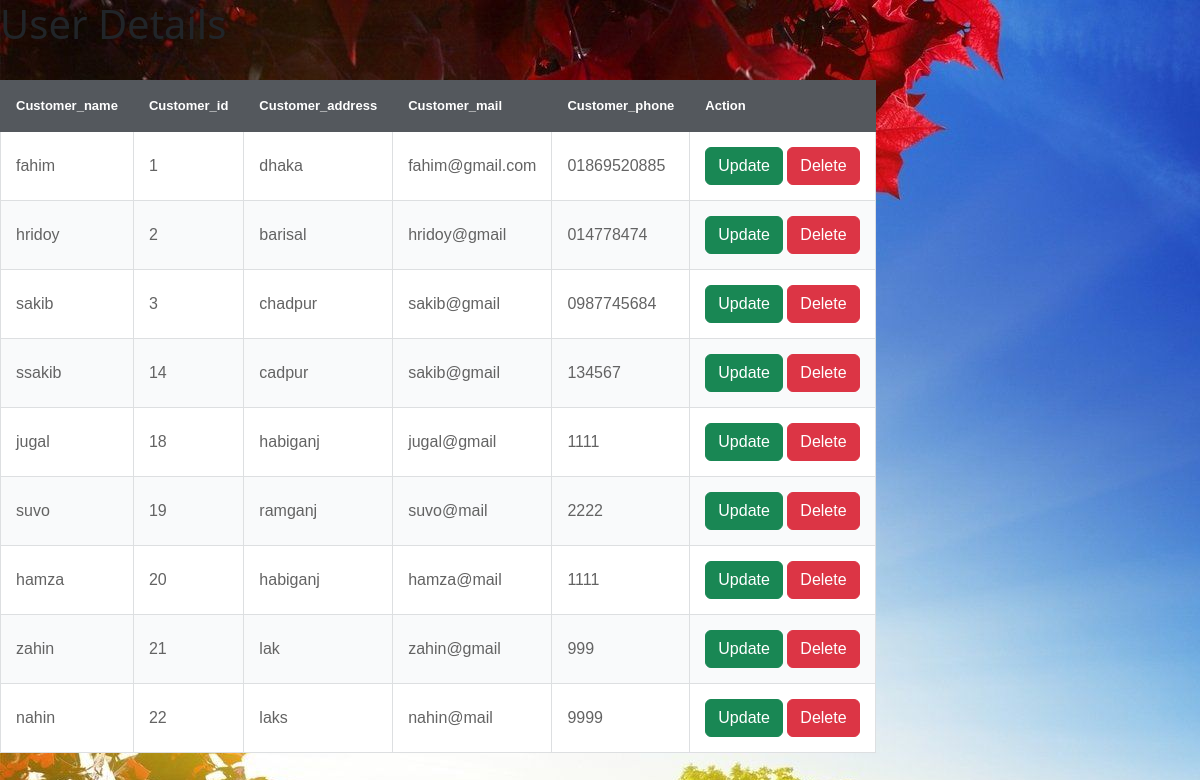
The app's page /show_customer.php with its own data.
### tables this page shows
CREATE TABLE `customer` (
  `cust_name` varchar(100) NOT NULL,
  `cust_password` varchar(100) NOT NULL,
  `cust_address` varchar(100) NOT NULL,
  `cust_mail` varchar(1000) NOT NULL,
  `cust_phone` varchar(11) NOT NULL,
  `cust_id` int(100) NOT NULL
);

### show_customer.php (the view, shortened to what this page needs)
<!DOCTYPE html>
<?php
    include('connection.php');
?>
<head>
<link  href="https://cdn.jsdelivr.net/npm/bootstrap@5.3.0-alpha1/dist/css/bootstrap.min.css" rel="stylesheet">
</head>
<html>
    <body>
    <link rel="stylesheet" href="table.css">
        <h1>User Details</h1>
         <br>
<table>
<thead>
<tr>
                <td>Customer_name</td>
                <td>Customer_id</td>
                <td>Customer_address</td>
                <td>Customer_mail</td>
                <td>Customer_phone</td>
                <td>Action</td>
</tr>
</thead>
<tbody>
<?php
                $sql = "SELECT * FROM customer";
                $result = $conn->query($sql);
                if($result->num_rows>0)
                {
                    while($row = $result->fetch_assoc())
                    {
            ?>
    <tr>
                <td><?php echo $row['cust_name']; ?></td>
                <td><?php echo $row['cust_id']; ?></td>
                <td><?php echo $row['cust_address']; ?></td>
                <td><?php echo $row['cust_mail']; ?></td>
                <td><?php echo $row['cust_phone']; ?></td>
                <td>
                <a class="btn btn-success"href="edit.php?id=<?php echo $row['cust_id'];?>">Update</a>
                <a class="btn btn-danger"href="delete.php?id=<?php echo $row['cust_id'];?>"onclick="return confirm ('are you sure ?')">Delete</a></td>
    </tr>
   <?php }
  } ?>
</tbody>
        </table>
    </body>
</html>

### table.css (style rules this page uses)
body { background:url(../Image/eiffel2.jpg) no-repeat; }
table { border-collapse: collapse; font-family: Tahoma, Geneva, sans-serif; }
table td { padding: 15px; }
table thead td { background-color: #54585d; color: #ffffff; font-weight: bold; font-size: 13px; border: 1px solid #54585d; }
table tbody td { color: #636363; border: 1px solid #dddfe1; }
table tbody tr { background-color: #f9fafb; }
table tbody tr:nth-child(odd) { background-color: #ffffff; }

### records on screen
customer: cust_name "fahim", cust_id "1", cust_address "dhaka", cust_mail "fahim@gmail.com", cust_phone "01869520885"
customer: cust_name "hridoy", cust_id "2", cust_address "barisal", cust_mail "hridoy@gmail", cust_phone "014778474"
customer: cust_name "sakib", cust_id "3", cust_address "chadpur", cust_mail "sakib@gmail", cust_phone "0987745684"
customer: cust_name "ssakib", cust_id "14", cust_address "cadpur", cust_mail "sakib@gmail", cust_phone "134567"
customer: cust_name "jugal", cust_id "18", cust_address "habiganj", cust_mail "jugal@gmail", cust_phone "1111"
customer: cust_name "suvo", cust_id "19", cust_address "ramganj", cust_mail "suvo@mail", cust_phone "2222"
customer: cust_name "hamza", cust_id "20", cust_address "habiganj", cust_mail "hamza@mail", cust_phone "1111"
customer: cust_name "zahin", cust_id "21", cust_address "lak", cust_mail "zahin@gmail", cust_phone "999"
customer: cust_name "nahin", cust_id "22", cust_address "laks", cust_mail "nahin@mail", cust_phone "9999"
